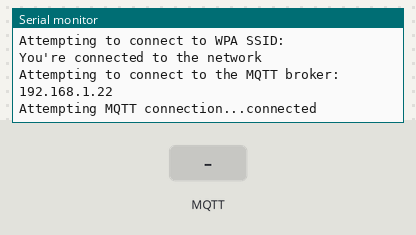
A sketch run on a simulated Arduino Uno R4 WiFi. Parts: the last lines printed to the serial monitor. Inputs (shaded band) come from the test bench. WiFi joins after 1.5 s; servers stay silent unless stated; no MQTT or app messages arrive unless stated; not simulated (calls return 0 or success): arduino_secrets.h.

Above: at 3.7 s.
3.8 s: MQTT message "1" arrives on the first subscribed topic
At 4.3 s:
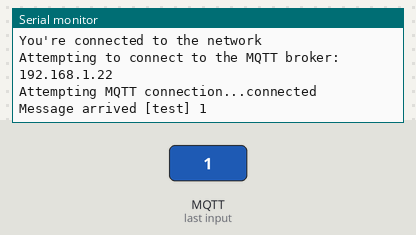
5.3 s: MQTT message "on" arrives on the first subscribed topic
At 6.5 s:
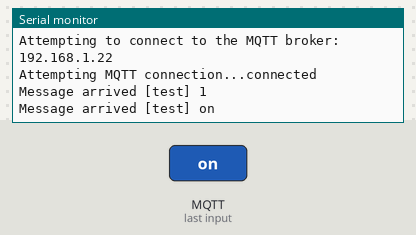
6.8 s: MQTT message "off" arrives on the first subscribed topic
At 7.7 s:
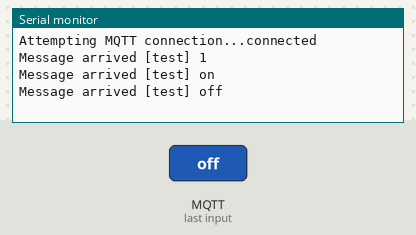

Measured:
- after the input at 3.8 s, the serial monitor: prints a new line at once (image 1)
- after the input at 5.3 s, the serial monitor: prints a new line at once (image 2)
- after the input at 6.8 s, the serial monitor: prints a new line at once (image 3)

The sketch:

arduinomqtt.ino
```cpp
#include <PubSubClient.h>
#include <WiFiS3.h>
#include "arduino_secrets.h"

///////please enter your sensitive data in the Secret tab/arduino_secrets.h
char ssid[] = SECRET_SSID;        // your network SSID (name)
char pass[] = SECRET_PASS;    // your network password (use for WPA, or use as key for WEP)

IPAddress server(192,168,1,22); // update with rpi ip address

WiFiClient wifiClient;
PubSubClient client(wifiClient);

const char broker[] = "192.168.1.22";
int        port     = 1883;

void callback(char* topic, byte* payload, unsigned int length) {
  Serial.print("Message arrived [");
  Serial.print(topic);
  Serial.print("] ");
  for (int i=0;i<length;i++) {
    Serial.print((char)payload[i]);
  }
  Serial.println();
}

void reconnect() {
  // Loop until we're reconnected
  while (!client.connected()) {
    Serial.print("Attempting MQTT connection...");
    // Attempt to connect
    if (client.connect("arduinoClient")) {
      Serial.println("connected");
      // Once connected, publish an announcement...
      client.publish("number","hello world");
      client.subscribe("test");
    } else {
      Serial.print("failed, rc=");
      Serial.print(client.state());
      Serial.println(" try again in 5 seconds");
      // Wait 5 seconds before retrying
      delay(5000);
    }
  }
}
void setup() {
  //Initialize serial and wait for port to open:
  Serial.begin(9600);
  delay(1000);
    ; // wait for serial port to connect. Needed for native USB port only

  // attempt to connect to Wifi network:
  Serial.print("Attempting to connect to WPA SSID: ");
  Serial.println(ssid);
  while (WiFi.begin(ssid, pass) != WL_CONNECTED) {
    // failed, retry
    Serial.print(".");
    delay(5000);
  }

  Serial.println("You're connected to the network");
  Serial.println();

  Serial.print("Attempting to connect to the MQTT broker: ");
  Serial.println(broker);

  client.setServer(server, port);
  client.setCallback(callback);
}

void loop() {
  // call poll() regularly to allow the library to send MQTT keep alive which
  // avoids being disconnected by the broker
    if (!client.connected()) {
    reconnect();
  }
  client.loop();
}
```
